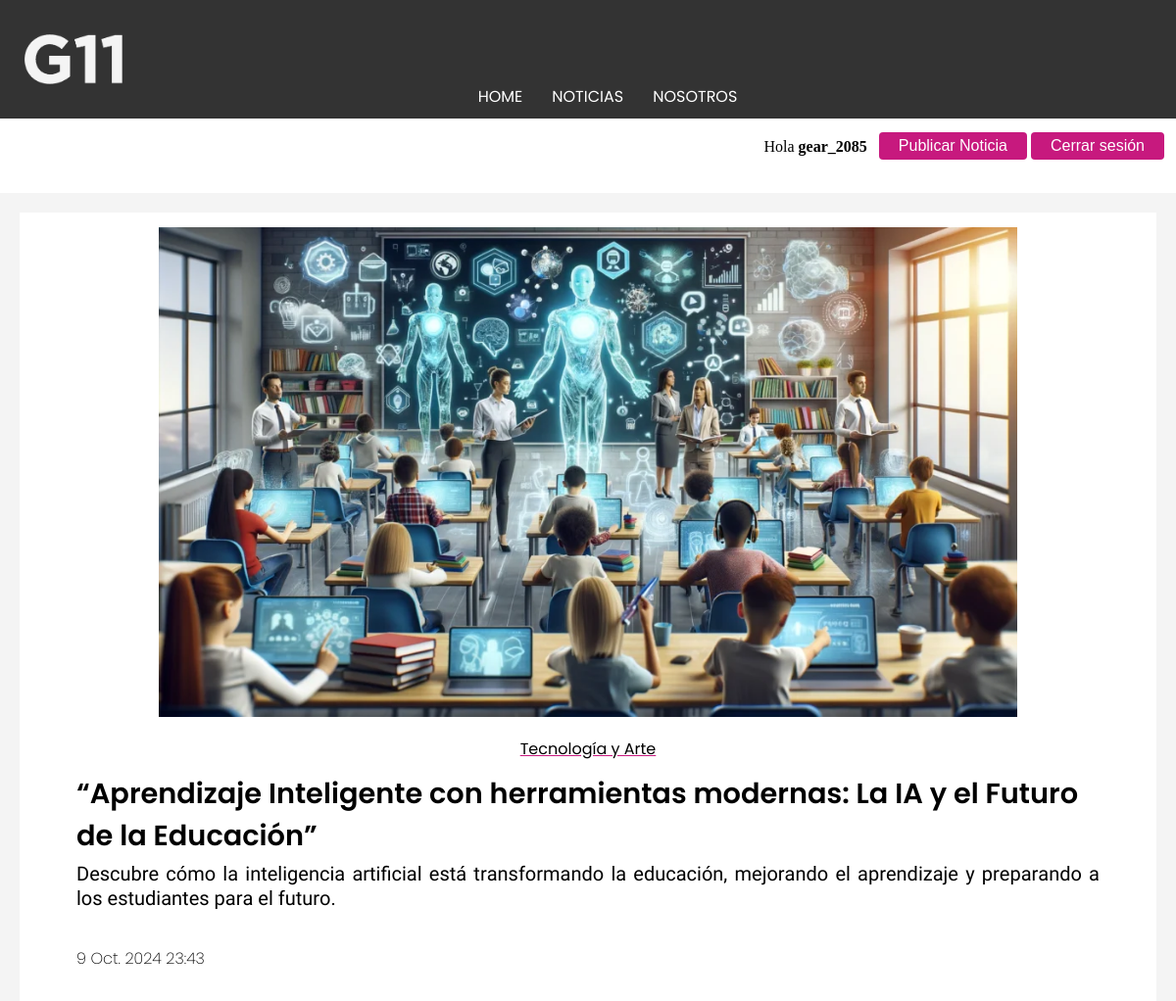
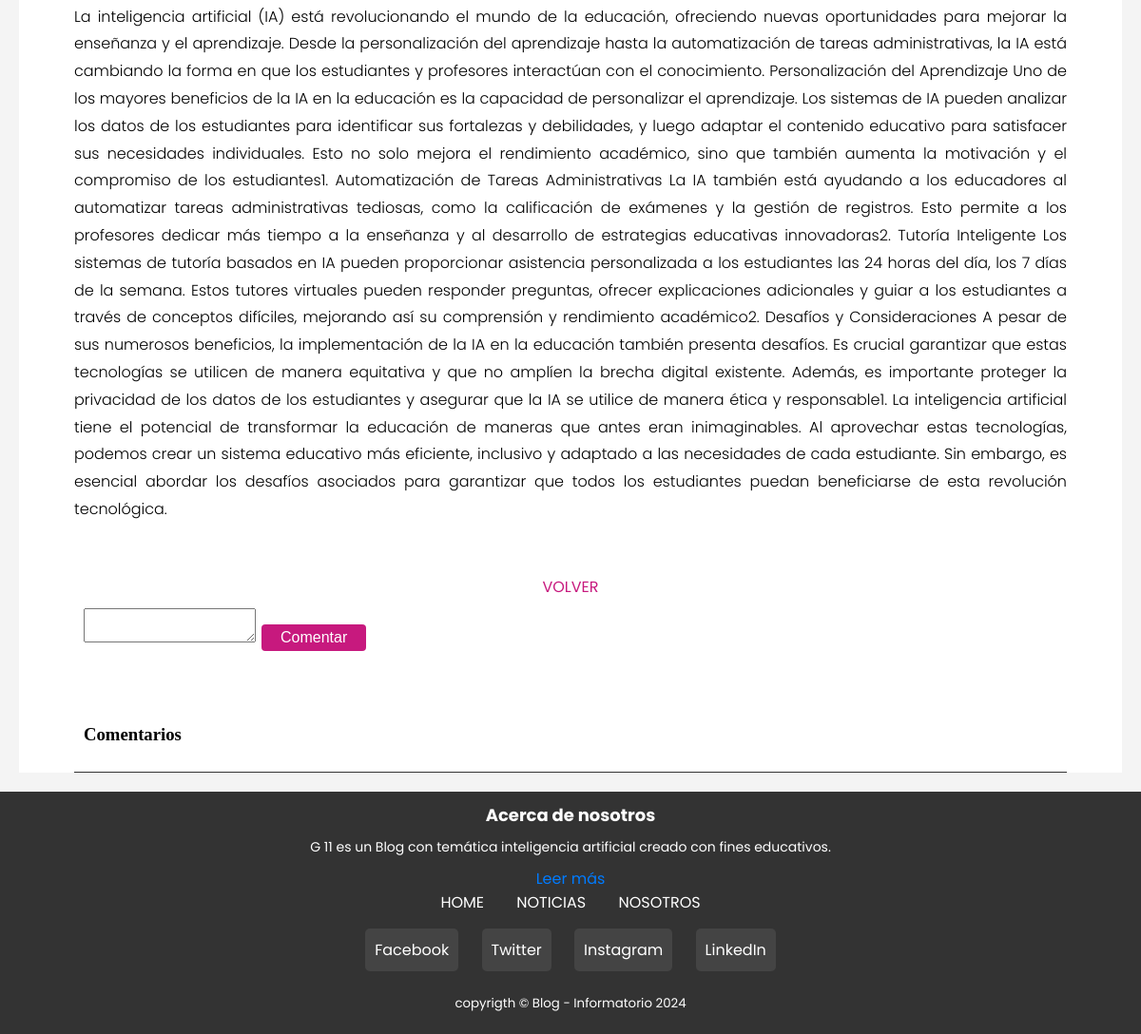
The page /Noticias/Detalle/5 (signed in) on the database its author committed (2 pictures, top to bottom).
### apps/usuarios/models.py (models this page shows)
class Usuario(AbstractUser):
	pass

### apps/noticias/models.py (models this page shows, shortened)
class Noticia(models.Model):
	titulo = models.CharField(max_length = 150,verbose_name= "Título", null=False)
	bajada = models.TextField(verbose_name= "Bajada")
	cuerpo = models.TextField(verbose_name= "Cuerpo")
	imagen = models.ImageField(upload_to = 'noticias/')
	categoria_noticia = models.ForeignKey(Categoria, on_delete = models.CASCADE)
	fecha = models.DateTimeField(auto_now_add=True)
	usuario = models.ForeignKey(Usuario, on_delete=models.CASCADE)  # Campo nuevo

class Categoria(models.Model):
	nombre = models.CharField(max_length = 60)
	def __str__(self):
		return self.nombre

### apps/noticias/views.py (the view)
# urls.py: path('Detalle/<int:pk>', views.Detalle_Noticias, name = 'detalle'),
def Detalle_Noticias(request, pk):
	contexto = {}
	noti = Noticia.objects.get(pk = pk) #RETORNA SOLO UN OBEJTO
	contexto['noticia'] = noti
	c = Comentario.objects.filter(noticia = noti)
	contexto['comentarios'] = c
	return render(request, 'noticias/detalle.html',contexto)

### templates/noticias/detalle.html (shortened to what this page needs)
{% extends 'base.html' %}
{% load static %}
{% block contenido %}
	<div class="noticia-articulo">
		<div class="noticia-imagen" style="height: 500px;">
			<img src="{{ noticia.imagen.url }}">
		</div>
		<p class="noticia-categoria">{{noticia.categoria_noticia}}</p>
		<h2 class="noticia-titulo">{{noticia.titulo}}</h2>
		<h3 class="noticia-bajada">{{noticia.bajada}}</h3>
		<p class="noticia-fecha">{{noticia.fecha}}</p>
		<p class="noticia-cuerpo">{{noticia.cuerpo}}</p>
		<br><br>
		<br>
		<a class="funcion-volver"  href="{% url 'noticias:listar' %}">VOLVER</a>
		<div class="comentario-formu">
			<form method="POST" action="{% url 'noticias:comentar' %}">
				<textarea name="comentario" maxlength="1500"> </textarea>
				<input type="submit" value="Comentar" class="boton">
			</form>
		</div>
		<br>
		<div class="comentarios-container">
			<h3 class="comentarios-titulo">Comentarios</h3>
			<br>
		</div>
	</div>
{% endblock contenido %}

### templates/base.html (shortened to what this page needs)
{% load static %}
<!DOCTYPE html>
<html>
<head>
	<link rel="stylesheet" type="text/css" href="{% static 'css/main.css' %}">
</head>
<body class="contenedor">
    <header>
        <nav class="navbar">
            <a class="marca" href="{% url 'home' %}"><img src="{% static 'img/logo3b.png' %}"></a>
            <ul class="nav-menu">
                <li><a href="{% url 'home' %}">HOME</a></li>
                <li><a href="{% url 'noticias:listar' %}">NOTICIAS</a></li>
                <li><a href="{% url 'nosotros' %}">NOSOTROS</a></li>
            </ul>
        </nav>
    </header>
    <div class="usuario">
        {% if user.is_authenticated %}
            <div style="padding: 10px;">
                <p class="Usuario-nombre">Hola <strong>{{ user.username }}</strong></p>
                <br>
            </div>
            <form action="{% url 'noticias:cargar_noticia'%}" method="POST">
                <button class="boton"  type="submit">Publicar Noticia</button>
            </form>
            <form action="{% url 'logout' %}" method="POST">
                <button class="boton" type="submit">Cerrar sesión</button>
            </form>
        {% endif %}
    </div>
	<main>
        <article>
            <div class="bloque">
				{% block contenido %}
				{% endblock contenido %}
				</div>
        </article>
    </main>
<footer class="footer">
    <div class="about-section">
        <h4>Acerca de nosotros</h4>
        <p>G 11 es un Blog con temática inteligencia artificial creado con fines educativos. </p>
        <a href="{% url 'nosotros' %}">Leer más</a>
    </div>
    <div class="footer-content">
        <ul>
            <li><a href="{% url 'home' %}">HOME</a></li>
            <li><a href="{% url 'noticias:listar' %}">NOTICIAS</a></li>
            <li><a href="{% url 'nosotros' %}">NOSOTROS</a></li>
        </ul>
    </div>
    <div class="social-media">
        <a href="https://facebook.com" target="_blank" class="social-icon">Facebook</a>
        <a href="https://twitter.com" target="_blank" class="social-icon">Twitter</a>
        <a href="https://instagram.com" target="_blank" class="social-icon">Instagram</a>
        <a href="https://linkedin.com" target="_blank" class="social-icon">LinkedIn</a>
    </div>
    <p class="copy"><small>copyrigth &copy; Blog - Informatorio 2024</small></p>
</footer>
</body>
</html>

### static/css/main.css (style rules this page uses)
* { margin: 0 ; text-decoration: none; list-style: none; }
.navbar { font-family: "Poppins", sans-serif; font-weight: 400; background-color: #333; padding: 10px; }
.nav-menu { display: flex; justify-content: center; max-width: 1200px; margin: 0 auto; }
.navbar img { display: flex; align-self: center; padding-top: 25px; padding-left: 15px ; width: 100px; }
.nav-menu a { color: white; text-decoration: none; padding: 10px 15px; }
.usuario { display: flex; justify-content: end; padding:10px; }
main { display: flex; justify-content: space-between; }
article { flex: 3; padding: 20px; background-color: #f4f4f4; }
.bloque { max-width: 1200px; margin: 0 auto; }
.footer { font-family: "Poppins", sans-serif; width: 100%; height: 235px; padding-top: 10px; padding-bottom: 10px; background-color: #333; color: white; text-align: center; }
.footer-content ul { list-style: none; padding: 0; }
.footer-content ul li { display: inline; margin: 0 15px; }
.footer-content a { color: white; text-decoration: none; }
.about-section { margin-top: 1px; }
.about-section h4 { font-size: 18px; margin-bottom: 10px; }
.about-section p { font-size: 14px; margin: 0 0 10px; }
.about-section a { color: #007BFF; text-decoration: none; }
.social-media { margin-top: 15px; }
.social-icon { display: inline-block; margin: 0 10px; padding: 10px; color: white; background-color: #444; border-radius: 5px; text-decoration: none; }
.copy { padding-top: 20px; padding-bottom: 20px; }
.funcion-volver { display: flex; justify-content: center; font-family: "Poppins", sans-serif; font-weight: 400; color: #c7197e; }
.noticia-articulo { margin: 0 auto; max-width: 1200px; background-color: white; }
.noticia-imagen { padding-top: 15px; width: 100%; display: flex; justify-content: center; height: max-content; }
.noticia-categoria { padding-top: 20px ; font-family: "Poppins", sans-serif; font-weight: 400; text-align: center; text-decoration-line: underline ; text-decoration-color: #c7197e; }
.noticia-titulo { font-size: 1.8em; font-family: "Poppins", sans-serif; font-weight: 600; text-align: initial; padding-top: 12px; padding-bottom: 5px; margin-left: 5%; margin-right: 5%; }
.noticia-bajada { font-family: "Afacad Flux", sans-serif; font-size: 1.25em; font-kerning:none; line-height: 25.5px; margin-left: 5%; margin-right: 5%; text-align: justify; font-weight: inherit; }
.noticia-fecha { font-family: "Poppins", sans-serif; font-size: 1.2; font-weight: 200; align-items: center; font-kerning: none; margin-top: 3%; margin-left: 5%; margin-right: 5%; margin-bottom: 5px; }
.noticia-cuerpo { display: flex; font-family: "Poppins", sans-serif; font-weight: 300; font-size: 1em; line-height: 1.8; font-kerning: none; text-align: justify; margin-top: 3%; margin-left: 5%; margin-right: 5%; }
.comentarios-container { margin-top: 3%; margin-left: 5%; margin-right: 5%; padding: 10px; background-color: white; border-bottom: #333 solid 1px; }
.comentario-formu { margin-left: 5%; margin-right: 5%; background-color: white; padding: 10px; }
.boton { background-color: #c7197e; color: white; border: none; padding: 5px 20px; text-align: center; text-decoration: none; display: inline-block; font-size: 16px; margin: 4px 2px; cursor: pointer; border-radius:4px; transition: background-color 0.3s ease; }

### rows shown on the page
Usuario: username "gear_2085"
Noticia: imagen (picture), categoria_noticia "Tecnología y Arte", titulo "“Aprendizaje Inteligente con herramientas modernas: La IA y el Futuro de la Educación”", bajada "Descubre cómo la inteligencia artificial está transformando la educación, mejorando el aprendizaje y preparando a los estudiantes para el futuro.", fecha "9 Oct. 2024 23:43", cuerpo "La inteligencia artificial (IA) está revolucionando el mundo de la educación, ofreciendo nuevas oportunidades para mejorar la enseñanza y el aprendizaje. Desde la personalización del aprendizaje hasta la automatización de tareas administrativas, la IA está cambiando la forma en que los estudiantes y profesores interactúan con el conocimiento. Personalización del Aprendizaje Uno de los mayores beneficios de la IA en la educación es la capacidad de personalizar el aprendizaje. Los sistemas de IA pueden analizar los datos de los estudiantes para identificar sus fortalezas y debilidades, y luego adaptar el contenido educativo para satisfacer sus necesidades individuales. Esto no solo mejora el…"
